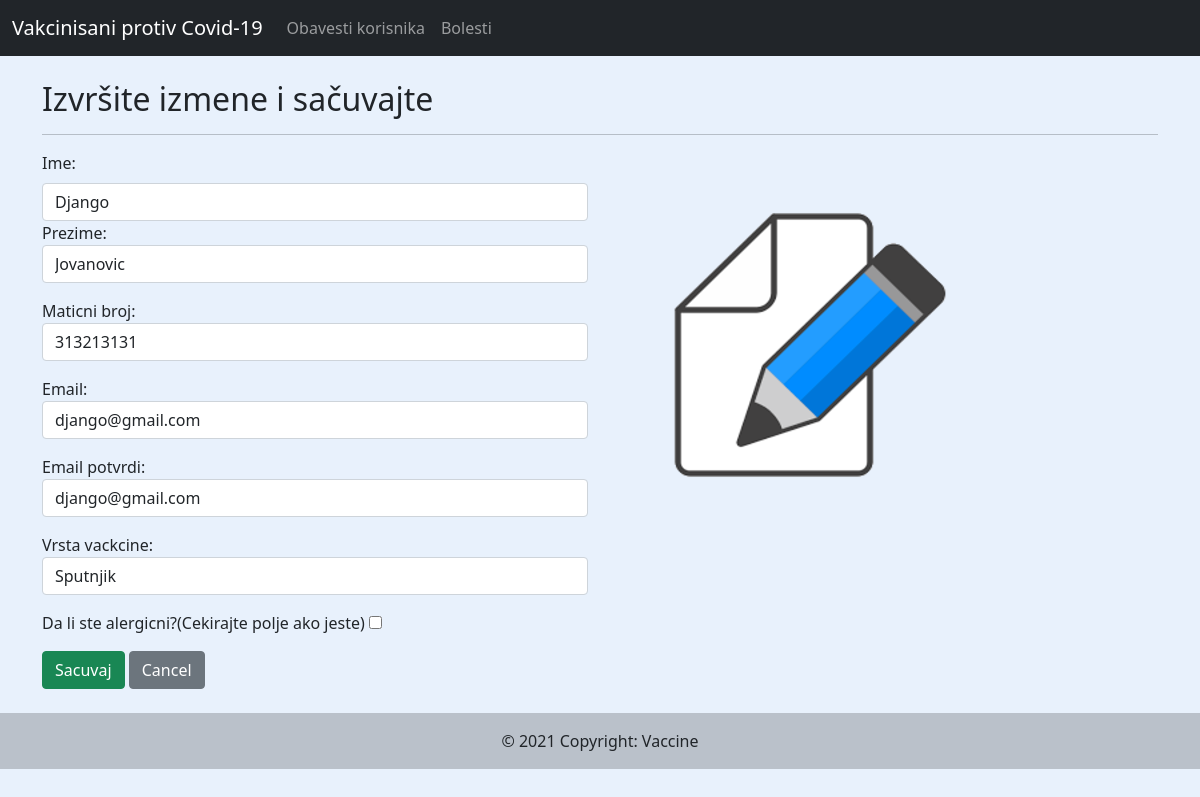
The app's page /edit/60 with its own data.
### vakcinisani/models.py (models this page shows, shortened)
class Vakcinisan(models.Model):
    ime = models.CharField(max_length=200)
    prezime = models.CharField(max_length=200)
    vrste_vakcina = (
        ("Fajzer","Fajzer"),
        ("Sputnjik","Sputnjik"),
        ("Astra Zeneka","Astra Zeneka"),
        ("Sinofarm","Sinofarm"),
        ("Moderna","Moderna"),
    )
    jmbg = models.CharField(max_length=13, blank=True)
    vakcina = models.CharField(max_length=100, choices=vrste_vakcina)
    alergija = models.BooleanField(default=False)
    datum = models.DateTimeField(auto_now_add=True, null=True)
    email_1 = models.EmailField(max_length=100, null=True)
    email_2 = models.EmailField(max_length=100, null=True)
    bolest_id = models.ForeignKey(Bolest, to_field="id", null=True, on_delete=models.SET_NULL)

### vakcinisani/views.py (the view, shortened to what this page needs)
# urls.py: path('edit/<str:pk>', EditVakcinisanView.as_view(template_name='edit.html'), name='edit'),
class EditVakcinisanView(View):
    template_name = 'vakcinisan.html'
    form = VakcinisanForm
    def get(self, request, pk, *args, **kwargs):
        vakcinisan = Vakcinisan.objects.get(id=pk)
        form = VakcinisanForm(instance=vakcinisan)
        context = {'vakcinisan':vakcinisan, 'form':form}
        return render(request, self.template_name, context)

### vakcinisani/forms.py (shortened to what this page needs)
class VakcinisanForm(ModelForm):
    class Meta:
        model = Vakcinisan
        fields = [
            'ime',
            'prezime',
            'jmbg',
            'vakcina',
            'alergija',
            'email_1',
            'email_2',
            'bolest_id',
        ]
        widgets = {
            'ime': forms.TextInput(attrs={'class':'form-control'}),
            'prezime': forms.TextInput(attrs={'class':'form-control'}),
            'jmbg': forms.TextInput(attrs={'class': 'form-control'}),
            'email_1': forms.EmailInput(attrs={'class': 'form-control', 'placeholder':"someone@something.com"}),
            'email_2': forms.EmailInput(attrs={'class': 'form-control', 'placeholder':"someone@something.com"}),
            'vakcina': forms.Select(attrs={'class': 'form-control'}),
            'bolest_id': forms.Select(attrs={'class':'form-control'}),
            'alergija': forms.CheckboxInput(),
        }

### vakcinisani/templates/edit.html (shortened to what this page needs)
{% extends 'base.html' %}
{% load static %}
{% block content %}
<div class="container">
  <br>
  <h2>Izvršite izmene i sačuvajte</h2>
  <hr>
  <div class="row">
    <div class="col-sm">
      <form method="POST" class="col col-sm">
    <div class="col col-sm">
      <label for="{{ form.ime.id_for_label }}" class="form-label">Ime: </label>
      {{ form.ime }}
    </div>
    <div class="mb-3">
      <label for="{{ form.prezime.id_for_label }}">Prezime: </label>
      {{ form.prezime }}
    </div>
    <div class="mb-3">
      <label for="{{ form.jmbg.id_for_label }}">Maticni broj: </label>
      {{ form.jmbg }}
    </div>
    <div class="mb-3">
      <label for="{{ form.email.id_for_label }}">Email: </label>
      {{ form.email_1 }}
    </div>
    <div class="mb-3">
      <label for="{{ form.email.id_for_label }}">Email potvrdi: </label>
      {{ form.email_2 }}
    </div>
    <div class="mb-3">
      <label for="{{ form.vakcina.id_for_label }}">Vrsta vackcine: </label>
      {{ form.vakcina }}
    </div>
    <div class="mb-3">
      <label for="{{ form.alergija.id_for_label }}">Da li ste alergicni?(Cekirajte polje ako jeste) </label>
      {{ form.alergija }}
    </div>
    <input id="dugme_disabled" type="submit" name="Sacuvaj" value="Sacuvaj" class="btn btn-success">
    <a class="btn btn-secondary" href="{% url 'lista' %}">Cancel</a>
        </form>
    </div>
    <div class="col-sm">
      <br><br>
      <img src="{% static '/images/edit_form.png' %}" class="img-fluid ms-5" alt="Responsive image" height="30%" >
    </div>
  </div>
</div>
{% endblock %}

### static/css/main.css (style rules this page uses)
body { background-color: #e8f1fc; }

### records on screen
Vakcinisan: ime "Django", prezime "Jovanovic", jmbg "313213131", email_1 "django@gmail.com", email_2 "django@gmail.com", vakcina "Sputnjik"
